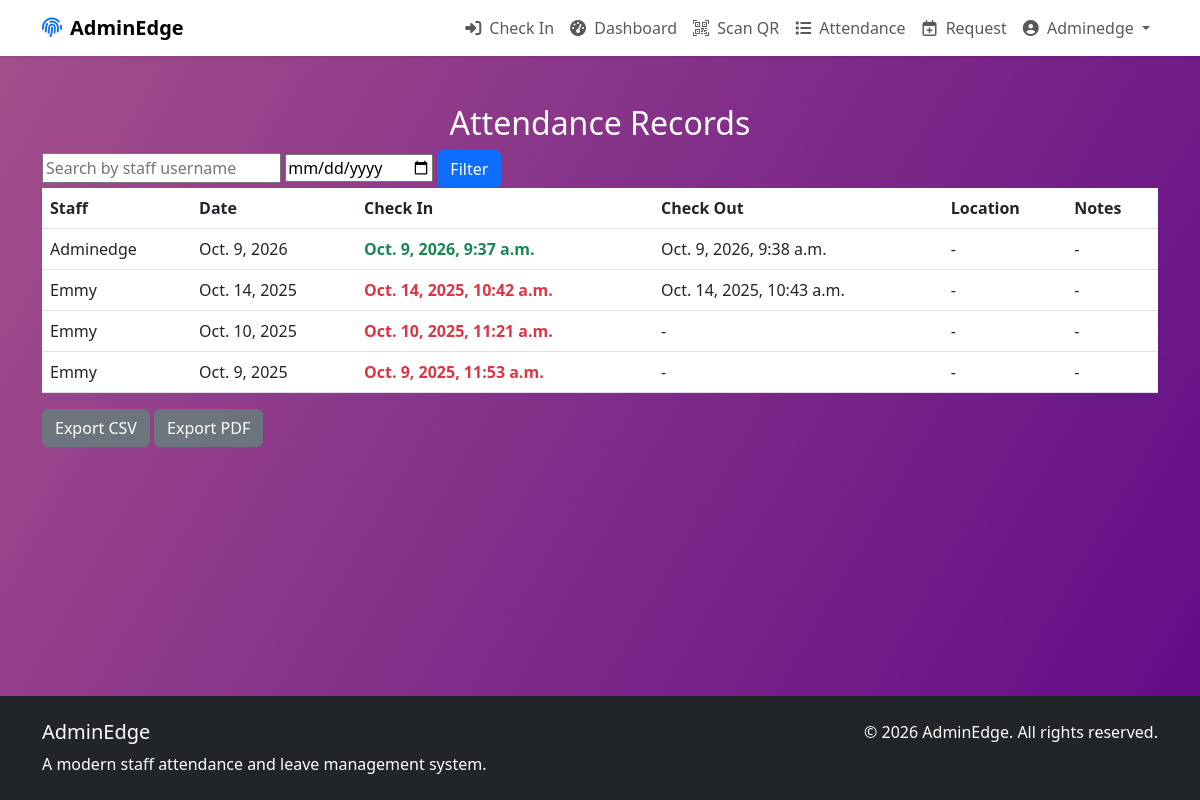
Page /attendance/ (signed in) on the committed database.
### accounts/models.py (models this page shows, shortened)
class CustomUser(AbstractUser):
    phone = models.CharField(
        _("phone number"),
        max_length=15,
        blank=True,
        validators=[
            RegexValidator(
                regex=r"^\+?1?\d{9,15}$",
                message=_(
                    "Phone number must be entered in the format: '+999999999'. Up to 15 digits allowed."
                ),
            )
        ],
        help_text=_("Format: +1234567890"),
    )
    department = models.ForeignKey(
        "attendance.Department",
        on_delete=models.SET_NULL,
        null=True,
        blank=True,
        related_name="staff_members",
        verbose_name=_("department"),
    )
    hire_date = models.DateField(
        _("hire date"),
        default=timezone.now,
        help_text=_("Date when the employee was hired"),
    )
    position = models.CharField(
        _("position"), max_length=100, blank=True, help_text=_("Job position or title")
    )
    bio = models.TextField(
        _("bio"), blank=True, help_text=_("A short bio or description")
    )
    is_active = models.BooleanField(
        _("active"),
        default=True,
        help_text=_(
            "Designates whether this user should be treated as active. Unselect this instead of deleting accounts."
        ),
    )
    profile_picture = models.ImageField(
        _("profile picture"),
        upload_to="profile_pics/",
        blank=True,
        null=True,
        help_text=_("Upload a profile picture (optional)"),
    )
    date_joined = models.DateTimeField(_("date joined"), default=timezone.now)
    last_updated = models.DateTimeField(_("last updated"), auto_now=True)
    class Meta:
        verbose_name = _("user")
        verbose_name_plural = _("users")
        ordering = ["last_name", "first_name"]

### attendance/models.py (models this page shows, shortened)
class Attendance(models.Model):
    user = models.ForeignKey(
        settings.AUTH_USER_MODEL,
        on_delete=models.CASCADE,
        related_name="attendance_records",
        null=True,
        blank=True,
    )
    sign_in = models.DateTimeField(
        _("sign in time"), null=True, blank=True, help_text=_("When the user signed in")
    )
    sign_out = models.DateTimeField(
        _("sign out time"),
        null=True,
        blank=True,
        help_text=_("When the user signed out"),
    )
    date = models.DateField(
        _("date"), auto_now_add=True, help_text=_("The date of the attendance record")
    )
    notes = models.TextField(
        _("notes"),
        blank=True,
        help_text=_("Any additional notes about this attendance record"),
    )
    location = models.CharField(
        _("location"),
        max_length=500,
        blank=True,
        help_text=_("Location from where the user signed in (address or coordinates)"),
    )
    created_at = models.DateTimeField(
        _("created at"),
        auto_now_add=True,
        help_text=_("When this record was created"),
        null=True,
        blank=True,
    )
    updated_at = models.DateTimeField(
        _("updated at"), auto_now=True, help_text=_("When this record was last updated")
    )
    class Meta:
        verbose_name = _("attendance record")
        verbose_name_plural = _("attendance records")
        ordering = ["-date", "-sign_in"]
        unique_together = ("user", "date")  # One record per user per day
        indexes = [
            models.Index(fields=["user", "date"]),
            models.Index(fields=["date"]),
            models.Index(fields=["sign_in"]),
            models.Index(fields=["sign_out"]),
        ]

### attendance/views.py (the view)
# urls.py: path("attendance/", views.attendance_list, name="attendance_list"),
@login_required
def attendance_list(request):
    if not request.user.is_staff:
        return redirect("sign_in_out")
    attendances = Attendance.objects.all()
    if request.GET.get("user"):
        attendances = attendances.filter(user__username=request.GET["user"])
    if request.GET.get("date"):
        attendances = attendances.filter(date=request.GET["date"])
    return render(request, "attendance_list.html", {"attendances": attendances})

### attendance/context_processors.py (called while the page is built)
def attendance_status(request):
    context = {
        'user_signed_in_today': False,
        'user_signed_out_today': False,
        'show_sign_in': True,
        'show_sign_out': False,
    }
    if request.user.is_authenticated:
        today = timezone.now().date()
        try:
            attendance = Attendance.objects.get(user=request.user, date=today)
            if attendance.sign_in and not attendance.sign_out:
                context['user_signed_in_today'] = True
                context['show_sign_in'] = False
                context['show_sign_out'] = True
            elif attendance.sign_out:
                context['user_signed_out_today'] = True
                context['show_sign_in'] = False
                context['show_sign_out'] = False
        except Attendance.DoesNotExist:
            pass
    return context

### attendance/templates/attendance_list.html
{% extends 'base.html' %}
{% block content %}
<h2 class="text-white" style="text-align: center;">Attendance Records</h2>
<form method="get">
    <input type="text" name="staff" placeholder="Search by staff username">
    <input type="date" name="date">
    <button type="submit" class="btn btn-primary">Filter</button>
</form>
<table class="table">
    <thead>
        <tr>
            <th>Staff</th>
            <th>Date</th>
            <th>Check In</th>
            <th>Check Out</th>
            <th>Location</th>
            <th>Notes</th>
        </tr>
    </thead>
    <tbody>
        {% for att in attendances %}
        <tr>
            <td>{{ att.user.get_full_name|default:att.user.username }}</td>
            <td>{{ att.date }}</td>
            <td>
                {% if att.sign_in %}
                    {% if att.sign_in.hour < 9 or att.sign_in.hour == 9 and att.sign_in.minute == 0 %}
                        <span class="text-success fw-bold">{{ att.sign_in }}</span>
                    {% else %}
                        <span class="text-danger fw-bold">{{ att.sign_in }}</span>
                    {% endif %}
                {% else %}
                    -
                {% endif %}
            </td>
            <td>{{ att.sign_out|default:"-" }}</td>
            <td title="{{ att.location }}">{{ att.location|default:"-"|truncatewords:8 }}</td>
            <td>{{ att.notes|default:"-" }}</td>
        </tr>
        {% endfor %}
    </tbody>
</table>
<a href="{% url 'export_attendance' 'csv' %}" class="btn btn-secondary">Export CSV</a>
<a href="{% url 'export_attendance' 'pdf' %}" class="btn btn-secondary">Export PDF</a>
{% endblock %}

### attendance/templates/base.html (shortened to what this page needs)
{% load static %}
<!DOCTYPE html>
<html lang="en">
<head>
    <link href="https://cdn.jsdelivr.net/npm/bootstrap@5.3.0/dist/css/bootstrap.min.css" rel="stylesheet">
    <link rel="stylesheet" href="https://cdn.jsdelivr.net/npm/bootstrap-icons@1.11.0/font/bootstrap-icons.css">
    <link rel="stylesheet" href="https://cdnjs.cloudflare.com/ajax/libs/font-awesome/6.4.0/css/all.min.css">
    <link href="{% static 'css/style.css' %}" rel="stylesheet">
</head>
<body class="d-flex flex-column min-vh-100">
    <nav class="navbar navbar-expand-lg navbar-light bg-white shadow-sm">
        <div class="container">
            <a class="navbar-brand d-flex align-items-center" href="{% if user.is_authenticated %}{% url 'dashboard' %}{% else %}{% url 'login' %}{% endif %}">
                <i class="fas fa-fingerprint me-2 text-primary"></i>
                <span class="fw-bold">AdminEdge</span>
            </a>
            <div class="collapse navbar-collapse" id="navbarNav">
                <ul class="navbar-nav ms-auto">
                    {% if user.is_authenticated %}
                        <li class="nav-item">
                            <a class="nav-link" href="{% url 'sign_in_out' %}">
                                {% if show_sign_out %}
                                    <i class="fas fa-sign-out-alt me-1"></i> Check Out
                                {% else %}
                                    <i class="fas fa-sign-in-alt me-1"></i> Check In
                                {% endif %}
                            </a>
                        </li>
                        <li class="nav-item">
                            <a class="nav-link" href="{% url 'dashboard' %}">
                                <i class="fas fa-tachometer-alt me-1"></i> Dashboard
                            </a>
                        </li>
                        <li class="nav-item">
                            <a class="nav-link" href="{% url 'barcode_scan_page' %}">
                                <i class="bi bi-qr-code-scan me-1"></i> Scan QR
                            </a>
                        </li>
                        {% if user.is_staff %}
                            <li class="nav-item">
                                <a class="nav-link" href="{% url 'attendance_list' %}">
                                    <i class="fas fa-list me-1"></i> Attendance
                                </a>
                            </li>
                        {% endif %}
                        <li class="nav-item">
                            <a class="nav-link" href="{% url 'leave_request' %}">
                                <i class="far fa-calendar-plus me-1"></i> Request
                            </a>
                        </li>
                        <li class="nav-item dropdown">
                            <a class="nav-link dropdown-toggle" href="#" id="userDropdown" role="button"
                               data-bs-toggle="dropdown" aria-expanded="false">
                                <i class="fas fa-user-circle me-1"></i> {{ user.get_full_name|default:user.username }}
                            </a>
                        </li>
                    {% endif %}
                </ul>
            </div>
        </div>
    </nav>
    <main class="flex-grow-1 py-4">
        <div class="container">
            {% block content %}{% endblock %}
        </div>
    </main>
    <footer class="bg-dark text-white py-4 mt-5">
        <div class="container">
            <div class="row">
                <div class="col-md-6">
                    <h5>AdminEdge</h5>
                    <p class="mb-0">A modern staff attendance and leave management system.</p>
                </div>
                <div class="col-md-6 text-md-end">
                    <p class="mb-0">&copy; {% now "Y" %} AdminEdge. All rights reserved.</p>
                </div>
            </div>
        </div>
    </footer>
</body>
</html>

### attendance/templates/base.html (style rules this page uses)
body { min-height: 100vh; background: linear-gradient(120deg, #a4508b 0%, #5f0a87 50%, #c471f5 100%); background-attachment: fixed; background-size: 200% 200%; animation: violetGradientShift 10s ease-in-out infinite; }

### rows in the picture
CustomUser: get_full_name "Adminedge"
Attendance: user.get_full_name "Adminedge", date "Oct. 9, 2026", sign_in "Oct. 9, 2026, 9:37 a.m.", sign_out "Oct. 9, 2026, 9:38 a.m.", location "-", notes "-"
Attendance: user.get_full_name "Emmy", date "Oct. 14, 2025", sign_in "Oct. 14, 2025, 10:42 a.m.", sign_out "Oct. 14, 2025, 10:43 a.m.", location "-", notes "-"
Attendance: user.get_full_name "Emmy", date "Oct. 10, 2025", sign_in "Oct. 10, 2025, 11:21 a.m.", sign_out "-", location "-", notes "-"
Attendance: user.get_full_name "Emmy", date "Oct. 9, 2025", sign_in "Oct. 9, 2025, 11:53 a.m.", sign_out "-", location "-", notes "-"
